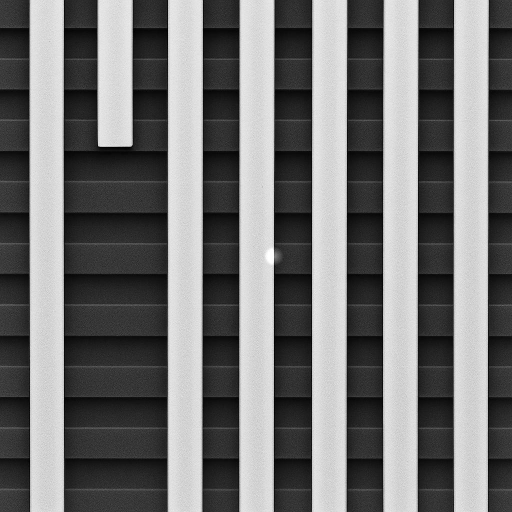
#> input picture old_versions/24_img_preprocess/image_with_bump.jpg, 1024 x 1024 px, found by its file name (shown at 1/2 size)
$ python 03_defect_analysis_global.py
#> lines starting #> are read from the running program, lines starting #| are printed output that depends on the picture; after the words box and inside, x2 and y2 are one past the last pixel; in counts of white or black regions, pixels touching at a corner belong together
import numpy as np
from PIL import Image, ImageDraw
import matplotlib.pyplot as plt
import matplotlib.patches as patches

class GlobalDefectAnalyzer:
    def __init__(self, image_path):
        """初始化分析器"""
#> called with image_path = 'image_with_bump.jpg'
        self.image = Image.open(image_path).convert('L')
#> self.image is the input picture: PIL image 1024x1024 L; min 0, max 255, mean 114.1
        self.image_np = np.array(self.image)
        self.height, self.width = self.image_np.shape
#> self.height = 1024; self.width = 1024
        self.vertical_lines_mask = None
        self.horizontal_bands = []
        self.reference_regions = []
        self.similar_bands = []

    def detect_vertical_lines(self, threshold_factor=1.2):
        """檢測垂直亮條的位置"""
#> called with threshold_factor = 1.2
        column_means = np.mean(self.image_np, axis=0)
#> column_means = 1024 values, max 225.8 at index 342, min 3.03 at index 906, mean 114.1
        mean_brightness = np.mean(column_means)
#> mean_brightness = 114.1
        threshold = mean_brightness * threshold_factor
#> threshold = 137

        self.vertical_lines_mask = np.zeros_like(self.image_np, dtype=bool)
        for col in range(self.width):
            if column_means[col] > threshold:
                self.vertical_lines_mask[:, col] = True
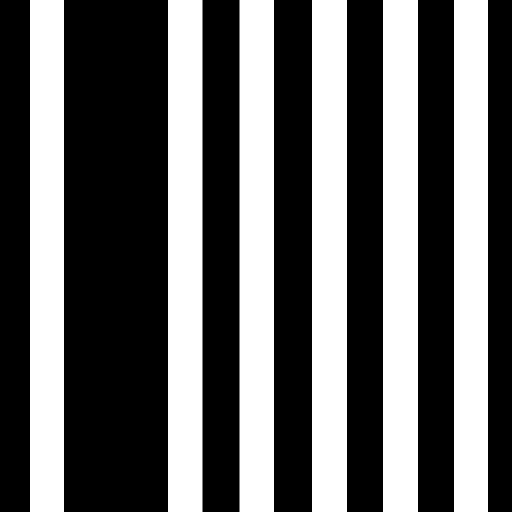
#> self.vertical_lines_mask: shape (1024, 1024) bool (shown at 1/2 size); 40.4% white; 6 white regions, box (x1, y1, x2, y2) and area: (624, 0, 694, 1024) 71680, (766, 0, 836, 1024) 71680, (336, 0, 405, 1024) 70656, (479, 0, 548, 1024) 70656, (60, 0, 128, 1024) 69632, (908, 0, 976, 1024) 69632

        return self.vertical_lines_mask

    def detect_horizontal_bands(self, min_band_height=20):
        """檢測橫向灰條的位置"""
#> called with min_band_height = 20
        row_means = []
        for row in range(self.height):
            non_vertical_mask = ~self.vertical_lines_mask[row, :]
            if np.any(non_vertical_mask):
                row_mean = np.mean(self.image_np[row, non_vertical_mask])
            else:
                row_mean = np.mean(self.image_np[row, :])
            row_means.append(row_mean)
#> this loop made 1024 passes
#> row_mean on passes 1 to 12: 64.56, 64.1, 64.57, 64.28, 64.45, 63.06, 64.77, 64.15, 64.16, 64.42, 64.11, 64.12
#> after the loop, row_means = 1024 values, max 92.03 at index 118, min 10.69 at index 428, mean 45.59

        row_means = np.array(row_means)
        gradient = np.gradient(row_means)
#> gradient = 1024 values, max 17.1 at index 608, min -24.74 at index 547, mean -0.0126
        stable_threshold = np.std(gradient) * 0.5
#> stable_threshold = 1.72
        stable_regions = np.abs(gradient) < stable_threshold

        self.horizontal_bands = []
        in_band = False
        band_start = 0

        for i in range(len(stable_regions)):
            if stable_regions[i] and not in_band:
                in_band = True
                band_start = i
            elif not stable_regions[i] and in_band:
                in_band = False
                if i - band_start >= min_band_height:
                    band_mean = np.mean(row_means[band_start:i])
                    self.horizontal_bands.append({
                        'start': band_start,
                        'end': i,
                        'mean_brightness': band_mean,
                        'height': i - band_start
                    })
#> this loop made 1024 passes
#> (in_band, band_mean) on passes 54, 115, 177, 239, 293, 361, 423, 486, 546, 607, 670, 731: (False, 65.77), (False, 49.53), (False, 65.8), (False, 50.2), (False, 65.29), (False, 28.72), (False, 47.79), (False, 29.99), (False, 48.45), (False, 29.83), (False, 47.52), (False, 30.09)
#> in_band on passes 1, 55, 56, 58, 122, 178: True, True, False, True, True, True
#> after the loop, band_mean = 31.92; band_start = 982; in_band = True; self.horizontal_bands = 16 items

        if in_band and len(stable_regions) - band_start >= min_band_height:
            band_mean = np.mean(row_means[band_start:])
#> band_mean = 50.09
            self.horizontal_bands.append({
                'start': band_start,
                'end': len(stable_regions),
                'mean_brightness': band_mean,
                'height': len(stable_regions) - band_start
            })

        return self.horizontal_bands

    def find_target_band(self, target_bbox):
        """找出目標區域所在的橫條"""
#> called with target_bbox = (548, 494, 12, 33)
        x, y, w, h = target_bbox
        target_center_y = y + h // 2

        for band in self.horizontal_bands:
            if band['start'] <= target_center_y <= band['end']:
                return band
#> this loop made 9 passes

        min_dist = float('inf')
        closest_band = None
        for band in self.horizontal_bands:
            band_center = (band['start'] + band['end']) // 2
            dist = abs(band_center - target_center_y)
            if dist < min_dist:
                min_dist = dist
                closest_band = band

        return closest_band

    def find_similar_bands(self, target_band, brightness_tolerance=5, height_tolerance=10):
        """找出全圖中與目標橫條相似的所有橫條"""
        self.similar_bands = []

        target_brightness = target_band['mean_brightness']
        target_height = target_band['height']

        for band in self.horizontal_bands:
            # 檢查亮度和高度是否相似
            brightness_diff = abs(band['mean_brightness'] - target_brightness)
            height_diff = abs(band['height'] - target_height)

            if brightness_diff <= brightness_tolerance and height_diff <= height_tolerance:
                self.similar_bands.append(band)

        return self.similar_bands

    def find_reference_regions_global(self, target_bbox, refs_per_band=3, max_total_refs=20):
        """在所有相似橫條中尋找參考區域"""
        x, y, w, h = target_bbox
        self.reference_regions = []

        # 定義參考框大小
        ref_width = max(w * 2, 30)

        for band in self.similar_bands:
            band_height = band['end'] - band['start']
            ref_height = min(band_height - 10, h * 2)

            if ref_height <= 0:
                continue

            # 在每個橫條中找參考區域
            band_refs = []
            step_x = self.width // (refs_per_band + 1)  # 均勻分布

            for i in range(1, refs_per_band + 1):
                col = i * step_x - ref_width // 2

                # 確保在圖像範圍內
                col = max(0, min(col, self.width - ref_width))

                # 檢查是否避開垂直亮條
                ref_y = band['start'] + (band_height - ref_height) // 2
                region_mask = self.vertical_lines_mask[ref_y:ref_y+ref_height, col:col+ref_width]
                vertical_line_ratio = np.sum(region_mask) / (ref_width * ref_height)

                if vertical_line_ratio > 0.1:
                    # 嘗試左右移動找到沒有垂直線的位置
                    for offset in [-50, 50, -100, 100]:
                        new_col = col + offset
                        if 0 <= new_col <= self.width - ref_width:
                            region_mask = self.vertical_lines_mask[ref_y:ref_y+ref_height, new_col:new_col+ref_width]
                            vertical_line_ratio = np.sum(region_mask) / (ref_width * ref_height)
                            if vertical_line_ratio <= 0.1:
                                col = new_col
                                break

                # 確保不與目標區域重疊（如果在同一橫條）
                if band == self.find_target_band(target_bbox):
                    if col < x + w and col + ref_width > x:
                        continue

                # 提取候選區域
                candidate_region = self.image_np[ref_y:ref_y+ref_height, col:col+ref_width]

                band_refs.append({
                    'bbox': (col, ref_y, ref_width, ref_height),
                    'mean': np.mean(candidate_region),
                    'std': np.std(candidate_region),
                    'band': band,
                    'band_index': self.similar_bands.index(band)
                })

            self.reference_regions.extend(band_refs)

            if len(self.reference_regions) >= max_total_refs:
                self.reference_regions = self.reference_regions[:max_total_refs]
                break

        return self.reference_regions

    def calculate_reference_brightness(self):
        """計算參考區域的平均亮度"""
        if not self.reference_regions:
            return None

        brightness_values = []
        for ref in self.reference_regions:
            x, y, w, h = ref['bbox']
            region = self.image_np[y:y+h, x:x+w]
            brightness_values.append(np.mean(region))

        return {
            'mean': np.mean(brightness_values),
            'std': np.std(brightness_values),
            'median': np.median(brightness_values),
            'values': brightness_values
        }

    def visualize_results(self, target_bbox, save_path=None):
        """視覺化結果"""
        plt.ioff()
        fig, (ax1, ax2) = plt.subplots(1, 2, figsize=(16, 8))

        # 左圖：顯示原圖與所有框
        ax1.imshow(self.image_np, cmap='gray')
        ax1.set_title('Global Reference Regions Analysis')

        # 繪製所有相似橫條（淡藍色）
        for i, band in enumerate(self.similar_bands):
            band_rect = patches.Rectangle((0, band['start']),
                                        self.width,
                                        band['end'] - band['start'],
                                        linewidth=0.5, edgecolor='cyan',
                                        facecolor='cyan', alpha=0.05)
            ax1.add_patch(band_rect)
            # 標記橫條編號
            ax1.text(5, (band['start'] + band['end']) / 2, f'B{i+1}',
                    color='cyan', fontsize=6, weight='bold')

        # 繪製目標框（紅色）
        x, y, w, h = target_bbox
        target_rect = patches.Rectangle((x, y), w, h, linewidth=3,
                                      edgecolor='red', facecolor='none')
        ax1.add_patch(target_rect)
        ax1.text(x+w+5, y+h/2, f'Target\n({x},{y})',
                color='red', fontsize=8, weight='bold',
                bbox=dict(boxstyle="round,pad=0.3", facecolor="white", alpha=0.8))

        # 繪製參考框（綠色，按橫條分組）
        colors = plt.cm.Set3(np.linspace(0, 1, len(self.similar_bands)))
        for i, ref in enumerate(self.reference_regions):
            band_idx = ref['band_index']
            x, y, w, h = ref['bbox']
            ref_rect = patches.Rectangle((x, y), w, h, linewidth=1.5,
                                       edgecolor=colors[band_idx], facecolor='none')
            ax1.add_patch(ref_rect)
            # 簡化標籤
            ax1.text(x+2, y+2, f'R{i+1}',
                    color=colors[band_idx], fontsize=6, weight='bold')

        # 右圖：顯示統計信息
        ax2.axis('off')

        # 顯示分析結果
        result_text = "=== ANALYSIS RESULTS ===\n\n"

        # 目標信息
        target_band = self.find_target_band(target_bbox)
        result_text += f"Target Region:\n"
        result_text += f"  Position: ({target_bbox[0]}, {target_bbox[1]})\n"
        result_text += f"  Size: {target_bbox[2]}x{target_bbox[3]}\n"
        result_text += f"  Band: Row {target_band['start']}-{target_band['end']}\n\n"

        # 相似橫條信息
        result_text += f"Found {len(self.similar_bands)} similar bands:\n"
        for i, band in enumerate(self.similar_bands[:5]):  # 只顯示前5個
            result_text += f"  Band {i+1}: Row {band['start']}-{band['end']}, "
            result_text += f"Brightness={band['mean_brightness']:.1f}\n"
        if len(self.similar_bands) > 5:
            result_text += f"  ... and {len(self.similar_bands)-5} more\n"

        # 參考區域統計
        result_text += f"\nTotal Reference Regions: {len(self.reference_regions)}\n"

        # 亮度統計
        ref_brightness = self.calculate_reference_brightness()
        if ref_brightness:
            result_text += f"\nReference Brightness:\n"
            result_text += f"  Mean: {ref_brightness['mean']:.2f}\n"
            result_text += f"  Std Dev: {ref_brightness['std']:.2f}\n"
            result_text += f"  Range: {min(ref_brightness['values']):.2f} - {max(ref_brightness['values']):.2f}\n"

        # 目標亮度
        tx, ty, tw, th = target_bbox
        target_region = self.image_np[ty:ty+th, tx:tx+tw]
        target_brightness = np.mean(target_region)
        result_text += f"\nTarget Brightness: {target_brightness:.2f}\n"

        if ref_brightness:
            brightness_ratio = target_brightness / ref_brightness['mean']
            result_text += f"Brightness Ratio: {brightness_ratio:.2f}x\n"

            # 判斷是否為缺陷
            if brightness_ratio > 1.3:
                result_text += f"\n>> DEFECT DETECTED (Bright spot)"
            elif brightness_ratio < 0.7:
                result_text += f"\n>> DEFECT DETECTED (Dark spot)"
            else:
                result_text += f"\n>> NORMAL REGION"

        ax2.text(0.05, 0.95, result_text, transform=ax2.transAxes,
                fontsize=10, verticalalignment='top', fontfamily='monospace',
                bbox=dict(boxstyle="round,pad=0.5", facecolor="lightgray", alpha=0.8))

        plt.tight_layout()

        if save_path:
            plt.savefig(save_path, dpi=150, bbox_inches='tight')
        plt.close()

        # 同時輸出到終端
        print(result_text)


# 測試程式碼
if __name__ == "__main__":
    # 初始化分析器
    analyzer = GlobalDefectAnalyzer('image_with_bump.jpg')

    # 檢測垂直亮條
    analyzer.detect_vertical_lines(threshold_factor=1.2)

    # 檢測橫條
    analyzer.detect_horizontal_bands(min_band_height=20)

    # 使用者框選的缺陷區域
    x1, y1 = 548, 494
    x2, y2 = 560, 527
    target_bbox = (x1, y1, x2-x1, y2-y1)

    # 找出目標所在的橫條
    target_band = analyzer.find_target_band(target_bbox)
#> target_band = {'start': 490, 'end': 545, 'mean_brightness': 48.45, 'height': 55}

    # 找出全圖中相似的橫條
    analyzer.find_similar_bands(target_band, brightness_tolerance=5, height_tolerance=15)
#> in find_similar_bands, `target_brightness = target_band['mean_brightness']`: target_brightness = 48.45
#> in find_similar_bands, `target_height = target_band['height']`: target_height = 55
#> the loop in find_similar_bands, `for band in self.horizontal_bands:` made 17 passes
#> (brightness_diff, height_diff) on passes 1 to 12: (17.32, 2), (1.08, 2), (17.35, 0), (1.75, 1), (16.83, 6), (19.73, 1), (0.666, 1), (18.46, 2), (0, 0), (18.63, 2), (0.935, 1), (18.36, 2)
#> after the loop in find_similar_bands, `for band in self.horizontal_bands:`: self.similar_bands = 8 items

    # 在所有相似橫條中尋找參考區域
    analyzer.find_reference_regions_global(target_bbox, refs_per_band=3, max_total_refs=20)
#> the loop in find_reference_regions_global, `for band in self.similar_bands:` made 7 passes
#> (band_height, ref_height) on passes 1 to 7: (57, 47), (56, 46), (56, 46), (55, 45), (56, 46), (56, 46), (55, 45)
#> after the loop in find_reference_regions_global, `for band in self.similar_bands:`:
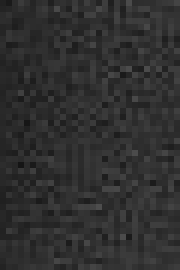
#> candidate_region: shape (45, 30) (shown 6 times larger); min 21, max 77, mean 47.4
#> after the loop in find_reference_regions_global, `for band in self.similar_bands:`: region_mask: shape (45, 30) bool; every value is 0
#> after the loop in find_reference_regions_global, `for band in self.similar_bands:`: new_col = 703

    # 視覺化結果
    analyzer.visualize_results(target_bbox, save_path='defect_analysis_global_result.png')
#> the loop in visualize_results, `for i, band in enumerate(self.similar_bands):` made 8 passes
#> in visualize_results, `colors = plt.cm.Set3(np.linspace(0, 1, len(self.similar_bands)))`: colors = [[0.553, 0.827, 0.78, 1], [1, 1, 0.702, 1], [0.984, 0.502, 0.447, 1], [0.992, 0.706, 0.384, 1], [0.702, 0.871, 0.412, 1], [0.851, 0.851, 0.851, 1], [0.8, 0.922, 0.773, 1], [1, 0.929, 0.435, 1]]
#> the loop in visualize_results, `for i, ref in enumerate(self.reference_regions):` made 20 passes
#> (band_idx, x, y, h) on passes 1 to 12: (0, 241, 62, 47), (0, 447, 62, 47), (0, 703, 62, 47), (1, 241, 187, 46), (1, 447, 187, 46), (1, 703, 187, 46), (2, 241, 371, 46), (2, 447, 371, 46), (2, 703, 371, 46), (3, 241, 495, 45), (3, 447, 495, 45), (3, 703, 495, 45)
#> the loop in find_target_band, `for band in self.horizontal_bands:` made 9 passes
#> the loop in visualize_results, `for i, band in enumerate(self.similar_bands[:5]):` made 5 passes
#> the loop in calculate_reference_brightness, `for ref in self.reference_regions:` made 20 passes
#> (x, y, h) on passes 1 to 12: (241, 62, 47), (447, 62, 47), (703, 62, 47), (241, 187, 46), (447, 187, 46), (703, 187, 46), (241, 371, 46), (447, 371, 46), (703, 371, 46), (241, 495, 45), (447, 495, 45), (703, 495, 45)
#> pass 1, in calculate_reference_brightness, `region = self.image_np[y:y+h, x:x+w]`:
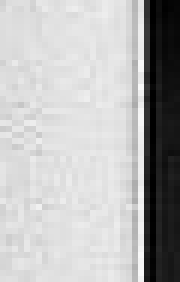
#> region: shape (47, 30) (shown 6 times larger); min 0, max 249, mean 182.5
#> pass 2, in calculate_reference_brightness, `region = self.image_np[y:y+h, x:x+w]`:
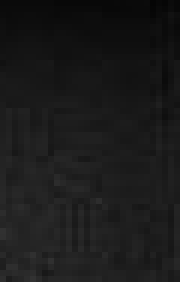
#> region: shape (47, 30) (shown 6 times larger); min 5, max 50, mean 26.1
#> after the loop in calculate_reference_brightness, `for ref in self.reference_regions:`:
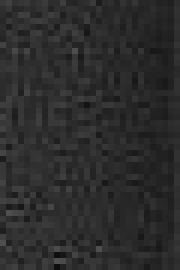
#> region: shape (45, 30) (shown 6 times larger); min 13, max 79, mean 43.9
#> after the loop in calculate_reference_brightness, `for ref in self.reference_regions:`: brightness_values = [182.5, 26.12, 27.35, 180.5, 27.38, 28.15, 54.88, 43.63, 45.61, 54.71, 43.04, 45.68, 54.68, 43.53, 46.1, 54.33, 43.87, 45.95, 54.76, 43.94]
#> in visualize_results, `ref_brightness = self.calculate_reference_brightness()`: ref_brightness = {'mean': 57.33, 'std': 42.41, 'median': 45.64, 'values': [182.5, 26.12, 27.35, 180.5, 27.38, 28.15, 54.88, 43.63, 45.61, 54.71, 43.04, 45.68, 54.68, 43.53, 46.1, 54.33, 43.87, 45.95, 54.76, 43.94]}
#> in visualize_results, `target_brightness = np.mean(target_region)`: target_brightness = 79.63
#> in visualize_results, `brightness_ratio = target_brightness / ref_brightness['mean']`: brightness_ratio = 1.39
#> in visualize_results, `plt.savefig(save_path, dpi=150, bbox_inches='tight')`:
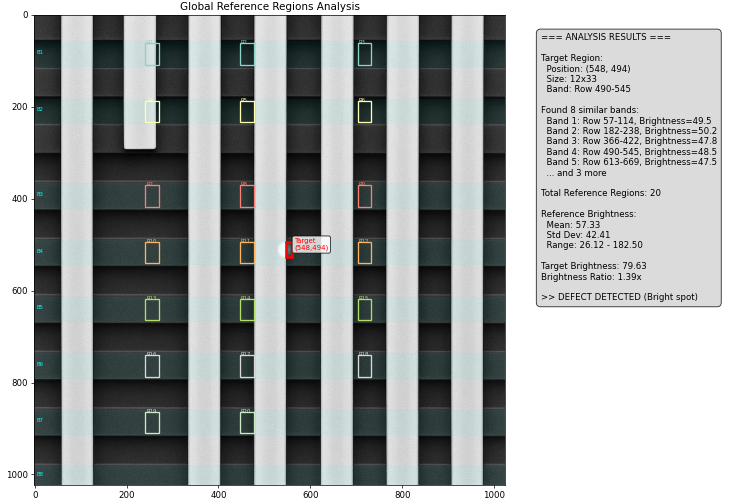
#> figure drawn by matplotlib, 1 panel
#> (printed output is left out)
